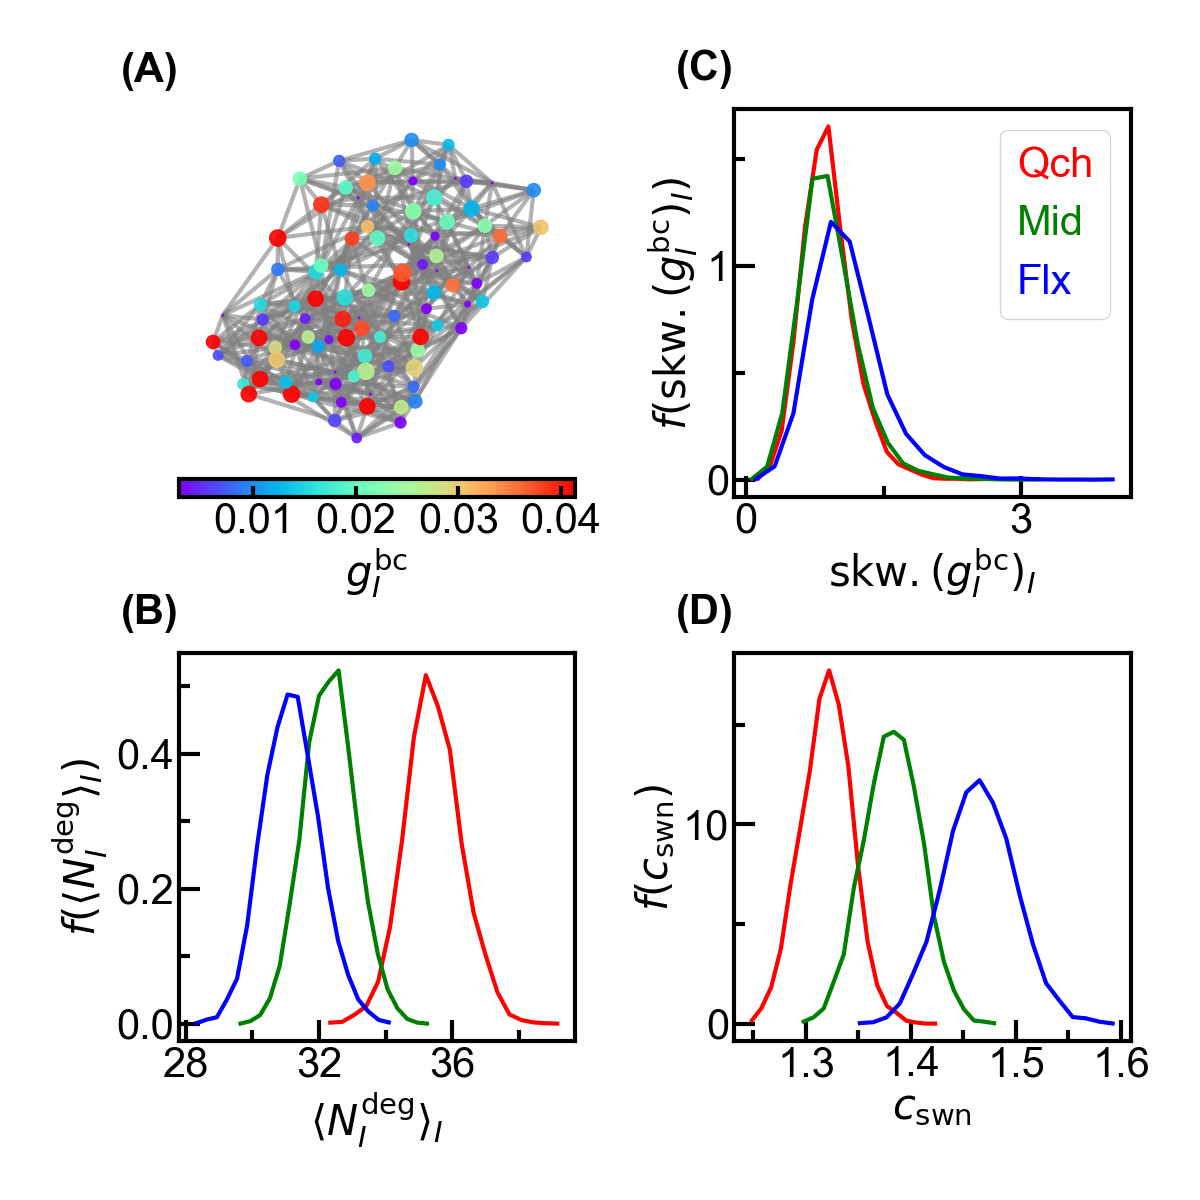

Reproduce this figure in Python.
"""Import Modules"""
import random
import numpy as np
import networkx as nx
import matplotlib.pyplot as plt
from matplotlib.colors import LinearSegmentedColormap,ListedColormap
from mpl_toolkits.axes_grid1 import make_axes_locatable
from matplotlib.pyplot import MultipleLocator
from matplotlib.collections import LineCollection
from matplotlib import colors
from matplotlib.ticker import LogLocator,LogFormatter,AutoMinorLocator
import sys
sys.path.append('D:\\Work\\Code\\Functions')
from pyw import pyw

""""""
file1='top_show.npy'
dir2='../../chn_netw/netw'
figname='chn_netw'
mdls=['1.55sgm_1.0sgm','1.5sgm_0.82sgm','1.37sgm_0.6sgm']
Mdls=['Qch','Mid','Flx']
nmd=len(mdls)
Ts=[300.0,350.0,400.0,450.0]
nT=len(Ts)
nch=100
Pcut=50.0
size_lim=[1,300]
nhi=20
nq=11

""""""
P=np.load(file1)
for i in range(nmd):
    for j in range(nT):
        for k in range(nch):
            P[i,j,k,k]=0.0
P=np.heaviside(P-Pcut,0.0)
G=np.empty((nmd,nT),dtype=object)
deg=np.zeros((nmd,nT,nch))
bc=np.zeros((nmd,nT,nch))
for i in range(nmd):
    for j in range(nT):
        G[i,j]=nx.from_numpy_array(P[i,j])
        deg[i,j]=list(dict(G[i,j].degree()).values())
        betweenness=nx.betweenness_centrality(G[i,j],normalized=True)
        bc[i,j]=list(betweenness.values())
node_size=(size_lim[1]-size_lim[0])/(np.max(deg)-np.min(deg))*(deg-np.min(deg))+size_lim[0]

""""""
x=np.zeros((nmd,nT,nhi,nq))
p=np.zeros((nmd,nT,nhi,nq))
x_mean=np.zeros((nmd,nT,nq))
x_std=np.zeros((nmd,nT,nq))
for i in range(nmd):
    for j in range(nT):
        q=np.load(f'{dir2}/{mdls[i]}_{Ts[j]}.npz')
        x[i,j]=q['x']
        p[i,j]=q['p']
        x_mean[i,j]=q['x_mean']
        x_std[i,j]=q['x_std']
idx_sort=[0,2,1,3,4,5,6,7,8,9,10]
x=x[:,:,:,idx_sort]
p=p[:,:,:,idx_sort]
x_mean=x_mean[:,:,idx_sort]
x_std=x_std[:,:,idx_sort]

""""""
fig=plt.figure(figsize=(12,12))
gs=fig.add_gridspec(nrows=1,ncols=2,width_ratios=[1,1],wspace=0.4)
Gs=[gs[0].subgridspec(nrows=2,ncols=1,height_ratios=[1,1],hspace=0.4),
    gs[1].subgridspec(nrows=2,ncols=1,height_ratios=[1,1],hspace=0.4)]
axs=[[fig.add_subplot(Gs[i][j]) for j in range(Gs[i].nrows)] for i in range(len(Gs))]
marglft=0.5
margrig=0.5
margbot=0.5
margtop=0.5
spcwth=0.2
spchei=-0.1
cbarwth=0.0
cbarspcwth=0.0
wth=3
font={'family':'Arial','size':30}
lenmaj=15
lenmin=8
lenbar=8
xtick=[[0,4],[3,0.1]]
ytick=[[0,0.2],[1,10]]
ctick=1
cmap=plt.cm.rainbow
norm=colors.Normalize(vmin=np.min(bc[0,0]),vmax=np.max(bc[0,0]))
clrs=['r','g','b']
ann=[['(A)','(B)'],['(C)','(D)']]

ax=axs[0][0]
ax.annotate(ann[0][0],xy=(0.0,1.05),xycoords='axes fraction',fontfamily=font['family'],fontsize=font['size'],fontweight='bold',va='bottom',ha='right')
pos=nx.spring_layout(G[0,0],seed=42)
nodes=nx.draw_networkx_nodes(G[0,0],pos,ax=ax,node_size=node_size[i,j],node_color=bc[i,j],
                                cmap=cmap,vmin=np.min(bc[0,0]),vmax=np.max(bc[0,0]),alpha=0.9)
edges=nx.draw_networkx_edges(G[0,0],pos,ax=ax,width=wth,edge_color='gray',alpha=0.6)
ax.spines['bottom'].set_linewidth(wth)
ax.spines['top'].set_linewidth(wth)
ax.spines['left'].set_linewidth(wth)
ax.spines['right'].set_linewidth(wth)
ax.axis('off')

divider=make_axes_locatable(ax)
cax=divider.append_axes('bottom',size='5%',pad=0.1)
sm=plt.cm.ScalarMappable(cmap=cmap,norm=norm)
sm.set_array([])
cbar=plt.colorbar(sm,cax=cax,orientation='horizontal')
cbar.set_label('$g^\\mathrm{bc}_I$',fontdict=font)
cbar.ax.xaxis.set_major_locator(MultipleLocator(0.01))
cbar.ax.tick_params(direction='in',width=wth,length=lenmin,labelfontfamily=font['family'],labelsize=font['size'])
cbar.outline.set_linewidth(wth)

col=[0,1,1]
row=[1,0,1]
idx=[1,5,10]
q=['\\langle{}N_I^\\mathrm{deg}\\rangle_I','\\mathrm{skw.}(g^\\mathrm{bc}_I)_I','c_\\mathrm{swn}']
for i in range(3):
    ax=axs[col[i]][row[i]]
    ax.annotate(ann[col[i]][row[i]],xy=(0.0,1.05),xycoords='axes fraction',fontfamily=font['family'],fontsize=font['size'],fontweight='bold',va='bottom',ha='right')
    for j in range(nmd):
        ax.plot(x[j,0,:,idx[i]],p[j,0,:,idx[i]],color=clrs[j],linewidth=wth,label=Mdls[j])
    ax.autoscale()
    ax.minorticks_on()
    ax.tick_params(axis='both',which='major',direction='in',width=wth,length=lenmaj,labelfontfamily=font['family'],labelsize=font['size'])
    ax.tick_params(axis='both',which='minor',direction='in',width=wth,length=lenmin,labelfontfamily=font['family'],labelsize=font['size'])
    ax.xaxis.set_major_locator(MultipleLocator(xtick[col[i]][row[i]]))
    ax.xaxis.set_minor_locator(AutoMinorLocator(2))
    ax.yaxis.set_major_locator(MultipleLocator(ytick[col[i]][row[i]]))
    ax.yaxis.set_minor_locator(AutoMinorLocator(2))
    ax.spines['bottom'].set_linewidth(wth)
    ax.spines['top'].set_linewidth(wth)
    ax.spines['left'].set_linewidth(wth)
    ax.spines['right'].set_linewidth(wth)
    ax.set_xlabel('$%s$'%q[i],fontdict=font)
    ax.set_ylabel('$f(%s)$'%q[i],fontdict=font)
    if i==1:
        leg=ax.legend(loc='best',handlelength=0.0,handletextpad=0.0,prop={'family':font['family'],'size':font['size']})
        for hnd,txt in zip(leg.legend_handles,leg.get_texts()):
            txt.set_color(hnd.get_color())

fig.canvas.draw()
tight_bbox=fig.get_tightbbox(fig.canvas.get_renderer())
alllft=tight_bbox.x0
allrig=tight_bbox.x1
allbot=tight_bbox.y0
alltop=tight_bbox.y1
figwth,fighei=fig.get_size_inches()
boxlft=np.inf
boxrig=-np.inf
boxbot=np.inf
boxtop=-np.inf
for ax in fig.axes:    
    pos=ax.get_position()
    left=pos.x0*figwth
    right=left+pos.width*figwth
    bottom=pos.y0*fighei
    top=bottom+pos.height*fighei
    boxlft=min(boxlft,left)
    boxrig=max(boxrig,right)
    boxbot=min(boxbot,bottom)
    boxtop=max(boxtop,top)
outlft=boxlft-alllft
outrig=allrig-boxrig
outbot=boxbot-allbot
outtop=alltop-boxtop

plt.subplots_adjust(left=(marglft+outlft)/figwth,
                    right=1.0-(margrig+outrig+cbarwth+cbarspcwth)/figwth,
                    bottom=(margbot+outbot)/fighei,
                    top=1.0-(margtop+outtop)/fighei)

plt.savefig(f'{figname}.png',format='png')
plt.savefig(f'{figname}.pdf',format='pdf')
